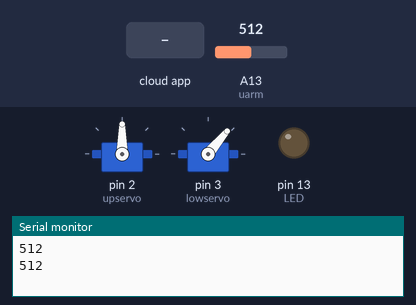
Simulated run of this sketch. Board: Arduino Mega 2560, built with avr-gcc and run on an emulated ATmega2560. Parts: 2 × servo, output pins drawn as LEDs (lit = HIGH), the last lines printed to the serial monitor. The test bench sets the inputs (shaded band); at power-on: A13 (uarm) = 512. The ROS host is connected and sends only what is stated.

Above: at 1.8 s.
1.9 s: A13 (uarm) set to 790
3.4 s: A13 (uarm) set to 812
At 5.2 s:
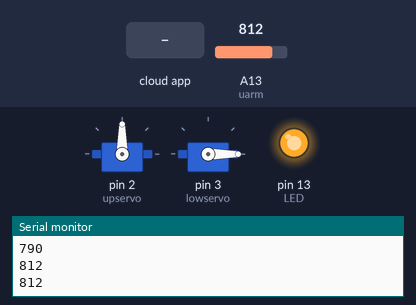
5.5 s: the phone or cloud app sets servo to 0
At 7.0 s:
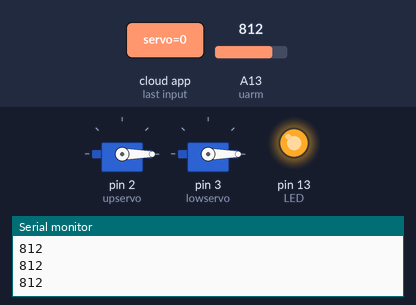
7.5 s: the phone or cloud app sets servo to 45
At 8.6 s:
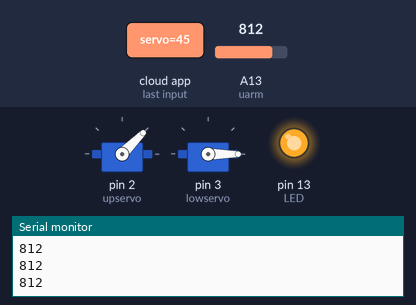
9.5 s: the phone or cloud app sets servo to 180
At 11.2 s:
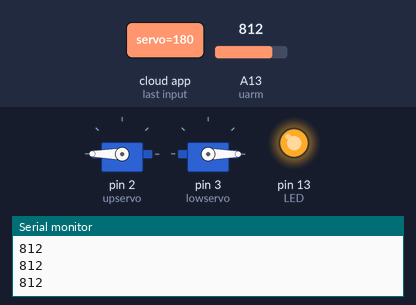
11.5 s: A13 (uarm) set to 716
At 12.9 s:
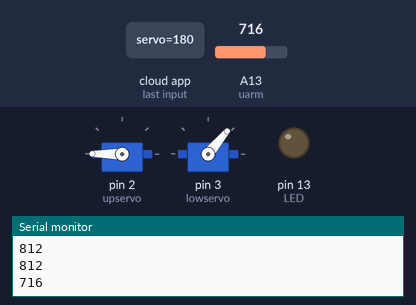
Timing chart, 0 to 14.5 s (numbered marks = the images above; inputs shaded):
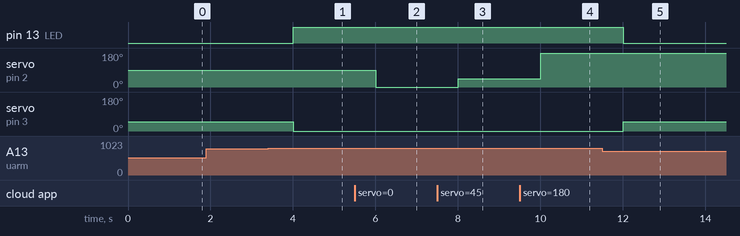

Measured:
- the behaviour switches between 800 and 801 on A13 (uarm) (found by bisection; images 0 and 1)
- after the input at 3.4 s, pin 13 (LED): LOW → HIGH after 0.60 s; servo on pin 3 (lowservo): 50° → 0° after 0.61 s
- after the input at 5.5 s, servo on pin 2 (upservo): 90° → 0° after 0.51 s
- after the input at 7.5 s, servo on pin 2 (upservo): 0° → 45° after 0.51 s
- after the input at 9.5 s, servo on pin 2 (upservo): 45° → 180° after 0.51 s
- after the input at 11.5 s, pin 13 (LED): HIGH → LOW after 0.51 s; servo on pin 3 (lowservo): 0° → 50° after 0.51 s

The sketch:

servos_control.ino
```cpp
#include <Arduino.h>
#include <Servo.h>
#include <ros.h>
#include <std_msgs/UInt16.h>

// This file is created in2020 by YuanHaobo  <yhb0521@126.com>

ros::NodeHandle  nh;

Servo upservo; //4th DOF, upper one
Servo lowservo;//5th DOF, lower one

void servo_cb( const std_msgs::UInt16& cmd_msg){
  upservo.write(cmd_msg.data); //set servo angle, should be from 0-180
}


ros::Subscriber<std_msgs::UInt16> sub("servo", servo_cb);


void setup() {

  Serial.begin(9600);
  pinMode(13,OUTPUT);//LED, for knowing the voltage status
  pinMode(A13,INPUT);//uarm

  nh.initNode();
  nh.subscribe(sub);

  upservo.attach(2);//4th DOF
  lowservo.attach(3);//5th DOF
}


void loop() {

  int gripper=analogRead(A13);//A13 is connect to uarm
  Serial.println(gripper);//for knowing the voltage status

  if(gripper>800){//default is 0,or High voltage level
    digitalWrite(13,HIGH);//turn on LED
    lowservo.write(0);//default is deattach

  }else{//status is 1, or low voltage level
    digitalWrite(13,LOW);//turn off LED
    lowservo.write(50);//attach
  }

  nh.spinOnce();
  delay(1000);


}
```
